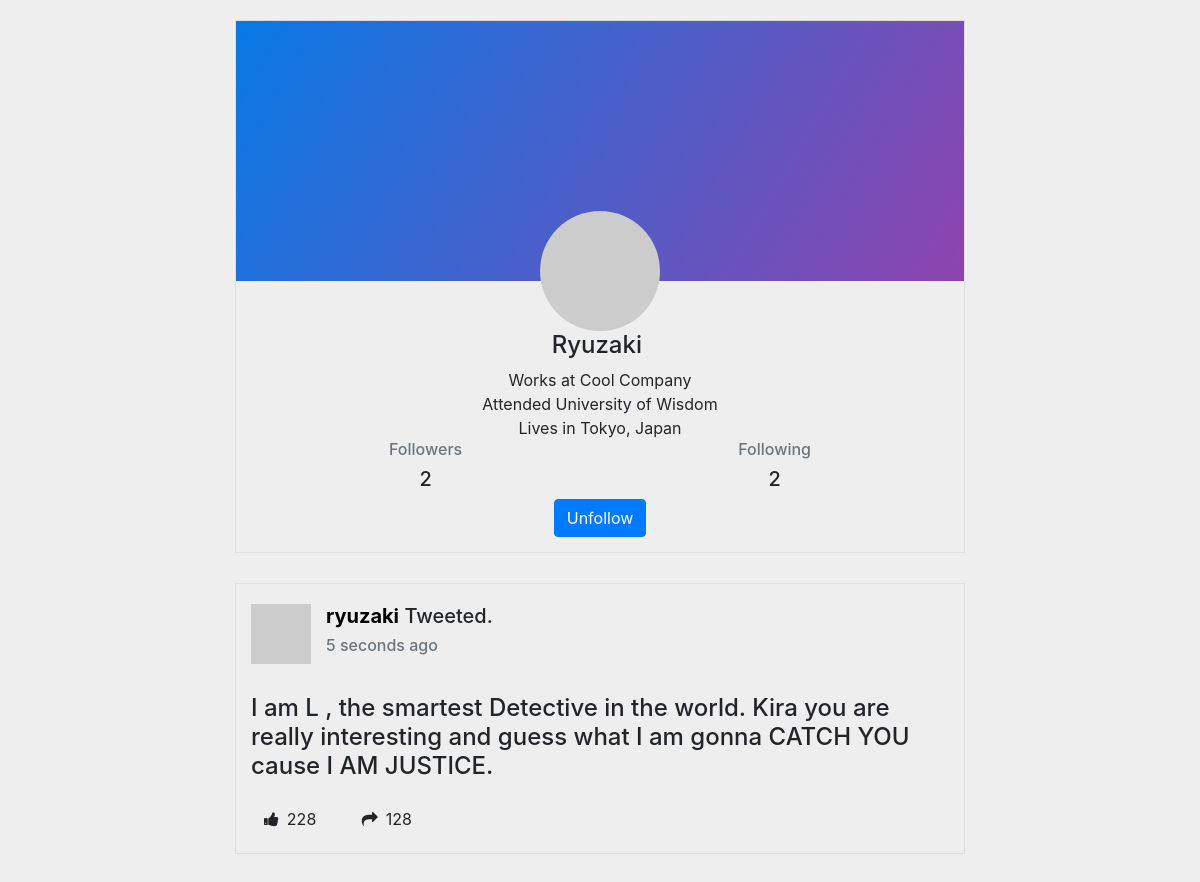
Page /user/ryuzaki (signed in) on the committed database.
### app/models.py (models this page shows, shortened)
class User(UserMixin,db.Model):
    id = db.Column(db.Integer, primary_key=True)
    username = db.Column(db.String(64), index=True, unique=True)
    password_hash = db.Column(db.String(128))
    posts = db.relationship('Post', backref='author', lazy='dynamic')
    followed = db.relationship(
        'User', secondary=followers,
        primaryjoin=(followers.c.follower_id == id),
        secondaryjoin=(followers.c.followed_id == id),
        backref=db.backref('followers', lazy='dynamic'), lazy='dynamic')
    def avatar(self, size):
        digest = md5(self.username.lower().encode('utf-8')).hexdigest()
        return 'https://www.gravatar.com/avatar/{}?d=identicon&s={}'.format(
            digest, size)
    def is_following(self, user):
        return self.followed.filter(
            followers.c.followed_id == user.id).count() > 0

class Post(db.Model):
    id = db.Column(db.Integer, primary_key=True)
    body = db.Column(db.String(250))
    timestamp = db.Column(db.DateTime, index=True, default=datetime.utcnow)
    user_id = db.Column(db.Integer, db.ForeignKey('user.id'))

### app/routes.py (the view)
@app.route('/user/<username>')
@login_required
def user(username):
    user = User.query.filter_by(username=username).first_or_404()
    posts = user.posts.order_by(Post.timestamp.desc())
    return render_template('profile.html', user=user, posts=posts)

### app/models.py (called while the page is built)
@login.user_loader
def load_user(id):
    return User.query.get(int(id))

### app/templates/profile.html (shortened to what this page needs)
<html>
<head>
     <link rel="stylesheet" href="https://stackpath.bootstrapcdn.com/bootstrap/4.4.1/css/bootstrap.min.css">
	<link href="{{ url_for('static', filename='css/profile.css') }}" rel="stylesheet">
</head>
<body>
<link href="https://maxcdn.bootstrapcdn.com/font-awesome/4.3.0/css/font-awesome.min.css" rel="stylesheet">
<div class="container">
<div class="row">
    <div class="col-sm-8 col-sm-offset-2" style="margin: auto;">
        <div class="panel panel-white profile-widget">
            <div class="row">
                <div class="col-sm-12">
                    <div class="image-container bg2" style="background:linear-gradient(120deg, #0779e4, #8e44ad);">
                        <img src="{{  user.avatar(128) }}" class="avatar" alt="avatar">
                    </div>
                </div>
                <div class="col-sm-12">
                    <div class="details">
                        <h4> {{ user.username.capitalize() }} </h4>
                        <div>Works at Cool Company</div>
                        <div>Attended University of Wisdom</div>
                        <div>Lives in Tokyo, Japan</div>
                        <div class="row justify-content-between"style="margin: auto;">
                        <div style="margin: auto;"><h6 class="text-muted">Followers</h6>
                        <h5>{{ user.followers.count() }}</div>
                        <div style="margin: auto"><h6 class="text-muted">Following</h6>
                        <h5>{{ user.followed.count() }}</div>
                    	</div>
                        <div class="mg-top-10">
                        {% if user != current_user %}
                        	{% if not current_user.is_following(user) %}
                        		<a href="{{ url_for('follow', username=user.username) }}" class="btn btn-primary">Follow</a>
                        	{% else %}
                        		<a href="{{ url_for('unfollow', username=user.username) }}" class="btn btn-primary">Unfollow</a>
        					 {% endif %}
        				{% endif %}
                        </div>
                    </div>
                </div>
            </div>
        </div>
        <div class="row">
            {% for post in posts %}
            <div class="col-sm-12">
                <div class="panel panel-white post">
                    <div class="post-heading">
                        <div class="pull-left image">
                            <img src="{{ user.avatar(180) }}" class="img-circle avatar" alt="user profile image">
                        </div>
                        <div class="pull-left meta">
                            <div class="title h5">
                                <a href="#"><b> {{ user.username }}</b></a>
                                Tweeted.
                            </div>
                            <h6 class="text-muted time">5 seconds ago</h6>
                        </div>
                    </div>
                    <div class="post-description">
                        <h4> {{ post.body }} </h4>
                        <div class="stats">
                            <a href="javascript:void(0);" class="btn btn-default stat-item">
                                <i class="fa fa-thumbs-up icon"></i>228
                            </a>
                            <a href="javascript:void(0);" class="btn btn-default stat-item">
                                <i class="fa fa-share icon"></i>128
                            </a>
                        </div>
                    </div>
                </div>
            </div>
    {% endfor %}
        </div>
</body>
</html>

### app/static/css/profile.css (style rules this page uses)
body { margin-top:20px; background:#eee; }
.profile-widget { position: relative; }
.profile-widget .image-container { background-size: cover; background-position: center; padding: 190px 0 10px; }
.profile-widget .image-container .avatar { width: 120px; height: 120px; border-radius: 50%; margin: 0 auto -60px; display: block; }
.profile-widget .details { padding: 50px 15px 15px; text-align: center; }
.panel { border-radius: 0; margin-bottom: 30px; }
.panel-white { border: 1px solid #dddddd; }
.post .post-heading { height: 95px; padding: 20px 15px; }
.post .post-heading .avatar { width: 60px; height: 60px; display: block; margin-right: 15px; }
.post .post-heading .meta .title { margin-bottom: 0; }
.post .post-heading .meta .title a { color: black; }
.post .post-heading .meta .time { margin-top: 8px; color: #999; }
.post .post-description { padding: 15px; }
.post .post-description .stats { margin-top: 20px; }
.post .post-description .stats .stat-item { display: inline-block; margin-right: 15px; }
.post .post-description .stats .stat-item .icon { margin-right: 8px; }

### rows in the picture
User: username "Ryuzaki", username "ryuzaki"
Post: body "I am L , the smartest Detective in the world. Kira you are really interesting and guess what I am gonna CATCH YOU cause I AM JUSTICE."

### other values in the picture
{{ user.followers.count() }} "2"
{{ user.followed.count() }} "2"
